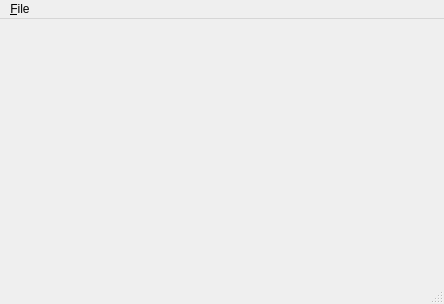
<?xml version="1.0" encoding="UTF-8"?>
<ui version="4.0">
 <class>MainWindow</class>
 <widget class="QMainWindow" name="MainWindow">
  <property name="geometry">
   <rect>
    <x>0</x>
    <y>0</y>
    <width>444</width>
    <height>304</height>
   </rect>
  </property>
  <property name="windowTitle">
   <string>MainWindow</string>
  </property>
  <widget class="QWidget" name="centralWidget">
   <layout class="QGridLayout" name="gridLayout">
    <item row="0" column="0">
     <widget class="QLabel" name="labelPrincipal">
      <property name="enabled">
       <bool>true</bool>
      </property>
      <property name="cursor">
       <cursorShape>CrossCursor</cursorShape>
      </property>
      <property name="text">
       <string/>
      </property>
     </widget>
    </item>
   </layout>
  </widget>
  <widget class="QMenuBar" name="menuBar">
   <property name="geometry">
    <rect>
     <x>0</x>
     <y>0</y>
     <width>444</width>
     <height>21</height>
    </rect>
   </property>
   <widget class="QMenu" name="menu_File">
    <property name="title">
     <string>&amp;File</string>
    </property>
    <addaction name="actionOpen"/>
    <addaction name="separator"/>
    <addaction name="actionExit"/>
   </widget>
   <addaction name="menu_File"/>
  </widget>
  <widget class="QStatusBar" name="statusBar"/>
  <action name="actionOpen">
   <property name="text">
    <string>Open</string>
   </property>
   <property name="toolTip">
    <string>Open</string>
   </property>
   <property name="shortcut">
    <string>Ctrl+O</string>
   </property>
  </action>
  <action name="actionExit">
   <property name="checkable">
    <bool>false</bool>
   </property>
   <property name="text">
    <string>Exit</string>
   </property>
   <property name="shortcut">
    <string>Ctrl+Q</string>
   </property>
  </action>
 </widget>
 <layoutdefault spacing="6" margin="11"/>
 <resources/>
 <connections>
  <connection>
   <sender>actionOpen</sender>
   <signal>triggered()</signal>
   <receiver>MainWindow</receiver>
   <slot>abrirArquivo()</slot>
   <hints>
    <hint type="sourcelabel">
     <x>-1</x>
     <y>-1</y>
    </hint>
    <hint type="destinationlabel">
     <x>199</x>
     <y>149</y>
    </hint>
   </hints>
  </connection>
  <connection>
   <sender>actionExit</sender>
   <signal>triggered()</signal>
   <receiver>MainWindow</receiver>
   <slot>close()</slot>
   <hints>
    <hint type="sourcelabel">
     <x>-1</x>
     <y>-1</y>
    </hint>
    <hint type="destinationlabel">
     <x>199</x>
     <y>149</y>
    </hint>
   </hints>
  </connection>
 </connections>
 <slots>
  <slot>abrirArquivo()</slot>
 </slots>
</ui>
